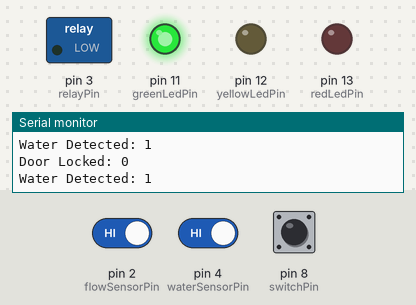
This sketch was run on a simulated Arduino Uno, built with avr-gcc and run on an emulated ATmega328P. Shown: switched loads named in the sketch (green lamp = pin HIGH), output pins drawn as LEDs (lit = HIGH), the last lines printed to the serial monitor. Inputs (shaded band) come from the test bench; at power-on: pin 8 (switchPin) HIGH, pin 4 (waterSensorPin) HIGH, pin 2 (flowSensorPin) HIGH.

Above: at 2.8 s.
2.9 s: pin 8 (switchPin) pulled LOW for 1.2 s
At 4.3 s:
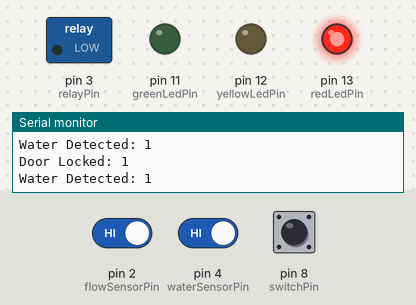
6.5 s: pin 8 (switchPin) pulled LOW for 3.2 s
At 11.0 s:
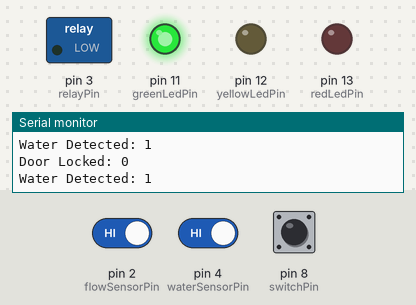
11.5 s: pin 4 (waterSensorPin) driven LOW and pin 8 (switchPin) driven LOW
At 12.5 s:
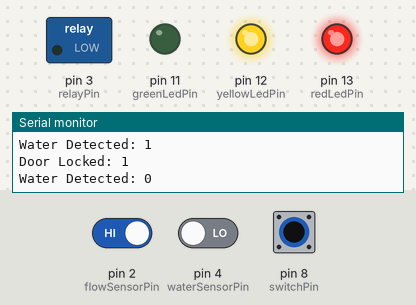
13.5 s: pin 4 (waterSensorPin) driven HIGH
At 15.3 s:
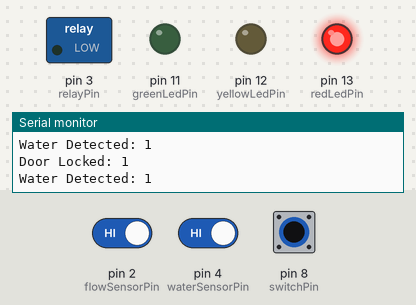
Timing chart, 0 to 16.5 s (numbered marks = the images above; inputs shaded):
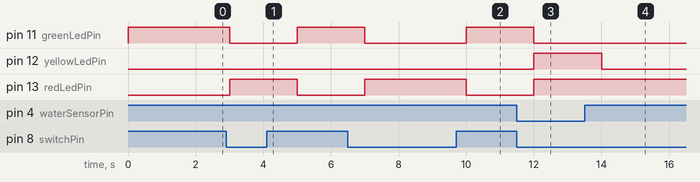

Measured:
- after the input at 2.9 s, pin 11 (greenLedPin): HIGH → LOW after 0.10 s, → HIGH 2.0 s later; pin 13 (redLedPin): LOW → HIGH after 0.10 s, → LOW 2.0 s later
- after the input at 6.5 s, pin 11 (greenLedPin): HIGH → LOW after 0.50 s, → HIGH 3.0 s later; pin 13 (redLedPin): LOW → HIGH after 0.50 s, → LOW 3.0 s later
- after the input at 11.5 s, pin 11 (greenLedPin): HIGH → LOW after 0.51 s; pin 12 (yellowLedPin), pin 13 (redLedPin): LOW → HIGH after 0.51 s
- after the input at 13.5 s, pin 12 (yellowLedPin): HIGH → LOW after 0.51 s

The sketch:

testprgrm.ino
```cpp
// Define pins
const int flowSensorPin = 2;   // Water flow sensor connected to digital pin 2
const int switchPin = 8;       // SPST switch connected to digital pin 3
const int waterSensorPin = 4;  // Water float sensor connected to digital pin 4
const int redLedPin = 13;       // Red LED connected to digital pin 5
const int greenLedPin = 11;     // Green LED connected to digital pin 6
const int yellowLedPin = 12;    // Yellow LED connected to digital pin 7
const int relayPin = 3;        // Relay connected to digital pin 8

// Variables
volatile int flowPulseCount = 0;
bool relayActivated = false;   // Flag to track if relay is activated
bool doorLocked = false;       // Flag to track if the door is locked
bool waterDetected = false;    // Flag to track if water is detected
bool waterDetectedFlush = false;    // Flag to track if water is detected in flush
// Setup
void setup() {
  pinMode(switchPin, INPUT_PULLUP); // Enable internal pull-up resistor for the switch
  pinMode(waterSensorPin, INPUT_PULLUP); // Set the water sensor pin as an input with internal pull-up resistor enabled
  pinMode(redLedPin, OUTPUT);
  pinMode(greenLedPin, OUTPUT);
  pinMode(yellowLedPin, OUTPUT);
  pinMode(relayPin, OUTPUT);
  pinMode(flowSensorPin, INPUT_PULLUP); // Set the water sensor pin as an input with internal pull-up resistor enabled
  pinMode(relayPin, OUTPUT); // Set the relay pin as an output
  digitalWrite(relayPin, LOW); // Ensure the relay is initially turned off
  Serial.begin(9600); // Initialize serial communication
}

// Main loop
void loop() {
  // Read the state of the switch
  int switchState = digitalRead(switchPin);
  // Read the state of the water float sensor
  int waterLevel = digitalRead(waterSensorPin);
  // Read the state of the water float sensor in flush
  int waterLevelFlush = digitalRead(flowSensorPin);
  // Update door lock status based on switch state
  if (switchState == LOW) {
    doorLocked = true;
  } else {
    doorLocked = false;
  }

  // Update water detection status
  if (waterLevel == HIGH) {
    waterDetected = true;
  } else {
    waterDetected = false;
  }

 // Update water detection status in flush
  if (waterLevelFlush == LOW) {
    waterDetectedFlush = true;
  } else {
    waterDetectedFlush = false;
  }

  // Control LEDs and electromagnet based on conditions
  if (doorLocked) {
    digitalWrite(redLedPin, HIGH); // Turn on red LED
    digitalWrite(greenLedPin, LOW); // Turn off green LED
    if (waterDetected) {
      digitalWrite(yellowLedPin, LOW); // Turn off yellow LED
      if (!relayActivated) {
        digitalWrite(relayPin, HIGH); // Turn on relay
        relayActivated = true;
        if (waterDetectedFlush) {
        digitalWrite(relayPin,HIGH);
        }
        else{
          digitalWrite(relayPin,LOW);
        }
      }
    } else {
      digitalWrite(yellowLedPin, HIGH); // Turn on yellow LED
      digitalWrite(relayPin, LOW); // Turn off relay
      relayActivated = false;
    }
  } else {
    digitalWrite(redLedPin, LOW); // Turn off red LED
    digitalWrite(greenLedPin, HIGH); // Turn on green LED
    digitalWrite(yellowLedPin, LOW); // Turn off yellow LED
    digitalWrite(relayPin, LOW); // Turn off relay
    relayActivated = false;
  }

  // Print status to serial monitor for debugging
  Serial.print("Door Locked: ");
  Serial.println(doorLocked);
  Serial.print("Water Detected: ");
  Serial.println(waterDetected);
  delay(1000); // Delay for stability
}

// Interrupt service routine
void countFlow() {
  flowPulseCount++;
}
```
